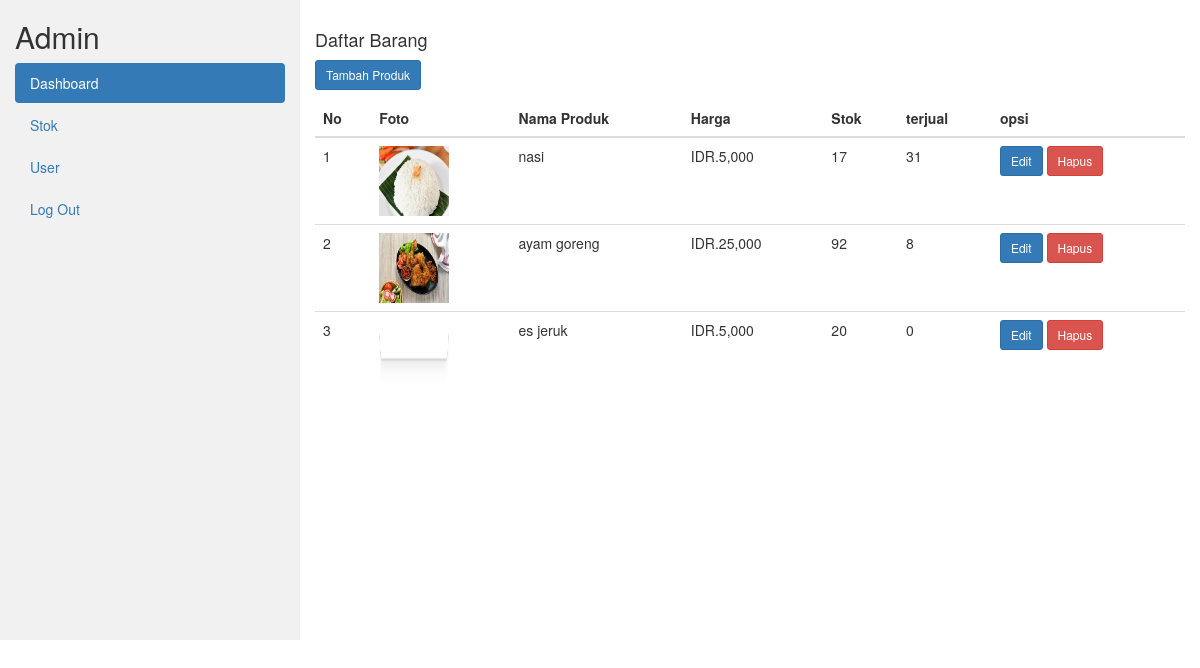
/petugas/index.php?page=stok (signed in), run on the app's committed database.
### tables this page shows
CREATE TABLE `produk` (
  `idproduk` int(11) NOT NULL,
  `nama` varchar(255) NOT NULL,
  `harga` decimal(10,2) NOT NULL,
  `stok` int(11) NOT NULL,
  `Terjual` int(11) NOT NULL,
  `foto` varchar(255) DEFAULT NULL
);

### petugas/stok.php (the view, shortened to what this page needs)
<div class="row">
    <div class="col-lg-12 grid-margin stretch-card">
        <div class="card">
            <div class="card-body">
                <h4 class="card-title">Daftar Barang</h4>
                <p class="card-description">
                    <a href="?page=tambahbarang" title="TambahProduk" class="btn btn-primary btn-icon-split btn-sm">
                        <span class="text">Tambah Produk</span>
                    </a>
                </p>
                <div class="table-responsive">
                    <table class="table" id="dataTable" width="100%" cellspacing="0">
                        <thead>
                            <tr>
                                <th>No</th>
                                <th>Foto</th>
                                <th>Nama Produk</th>
                                <th>Harga</th>
                                <th>Stok</th>
                                <th>terjual</th>
                                <th>opsi</th>
                            </tr>
                        </thead>
                        <tbody>
                            <?php
                                $no = 1;
                                $sql = $koneksi->query("SELECT * FROM produk");
                                while ($data= $sql->fetch_assoc()) {
                            ?>
                            <tr>
                                <td><?php echo $no++ ?></td>
                                <td><?php echo "<img src=' ../foto/" .$data['foto']. "' width='70' height='70'>"; ?></td>
                                <td><?php echo $data['nama']?></td>
                                <td>IDR.<?php echo number_format($data['harga']) ?></td>
                                <td><?php echo $data['stok']?></td>
                                <td><?php echo $data['Terjual']?></td>
                                <td><a type='button' href="?page=editbarang&idproduk=<?php echo $data['idproduk']?>"
                                       class="btn btn-primary btn-icon-split btn-sm">
                                        <span class="text">Edit</span>
                                    </a>
                                    <a onclick="return confirm('Apakah anda yakin ingin menghapusnya')"' href="?page=hapusbarang&idproduk=<?php echo $data['idproduk']?>"
                                       class="btn btn-danger btn-icon-split btn-sm">
                                        <span class="text">Hapus</span>
                                    </a>
                                </td>
                            </tr>
                            <?php } ?>
                        </tbody>
                    </table>
                </div>
            </div>
        </div>
    </div>
</div>

### data on the page
produk: foto (picture), nama "nasi", harga "5,000", stok "17", Terjual "31"
produk: foto (picture), nama "ayam goreng", harga "25,000", stok "92", Terjual "8"
produk: foto (picture), nama "es jeruk", harga "5,000", stok "20", Terjual "0"

### other printed values
$_SESSION['level'] "Admin"
